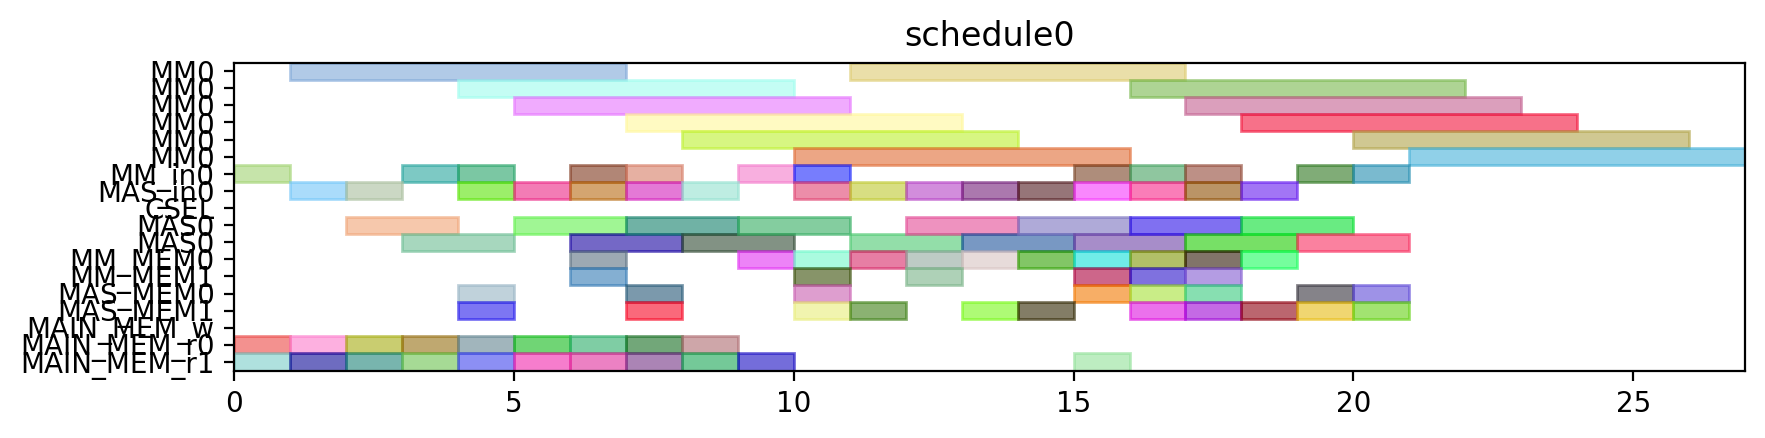

Source code (Python):
from pyschedule import Scenario, solvers, plotters, alt


def solve():
	horizon = 120
	S = Scenario("schedule0", horizon=horizon)

	# resource
	MM = S.Resources('MM', num=1, size=6)
	MM_in = S.Resources('MM_in', num=1)
	MAS_in = S.Resources('MAS_in', num=1)
	CSEL = S.Resource('CSEL')
	MAS = S.Resources('MAS', num=1, size=2, periods=range(1, horizon))
	MM_MEM = S.Resources('MM_MEM', num=2)
	MAS_MEM = S.Resources('MAS_MEM', num=2)
	MAIN_MEM_w = S.Resource('MAIN_MEM_w', size=1)
	MAIN_MEM_r = S.Resources('MAIN_MEM_r', num=2)

	# result of previous scheduling

	# new tasks
	t0 = S.Task('t0', length=6, delay_cost=1)
	t0 += alt(MM)
	t0_in = S.Task('t0_in', length=1, delay_cost=1)
	t0_in += alt(MM_in)
	S += t0_in*MM_in[0]<=t0*MM[0]
	t0_mem0 = S.Task('t0_mem0', length=1, delay_cost=1)
	t0_mem0 += MAIN_MEM_r[0]
	S += t0_mem0 <= t0

	t0_mem1 = S.Task('t0_mem1', length=1, delay_cost=1)
	t0_mem1 += MAIN_MEM_r[1]
	S += t0_mem1 <= t0

	t1 = S.Task('t1', length=6, delay_cost=1)
	t1 += alt(MM)
	t1_in = S.Task('t1_in', length=1, delay_cost=1)
	t1_in += alt(MM_in)
	S += t1_in*MM_in[0]<=t1*MM[0]
	t1_mem0 = S.Task('t1_mem0', length=1, delay_cost=1)
	t1_mem0 += MAIN_MEM_r[0]
	S += t1_mem0 <= t1

	t1_mem1 = S.Task('t1_mem1', length=1, delay_cost=1)
	t1_mem1 += MAIN_MEM_r[1]
	S += t1_mem1 <= t1

	t2 = S.Task('t2', length=6, delay_cost=1)
	t2 += alt(MM)
	t2_in = S.Task('t2_in', length=1, delay_cost=1)
	t2_in += alt(MM_in)
	S += t2_in*MM_in[0]<=t2*MM[0]
	t2_mem0 = S.Task('t2_mem0', length=1, delay_cost=1)
	t2_mem0 += MAIN_MEM_r[0]
	S += t2_mem0 <= t2

	t2_mem1 = S.Task('t2_mem1', length=1, delay_cost=1)
	t2_mem1 += MAIN_MEM_r[1]
	S += t2_mem1 <= t2

	t3 = S.Task('t3', length=2, delay_cost=1)
	t3 += alt(MAS)
	t3_in = S.Task('t3_in', length=1, delay_cost=1)
	t3_in += alt(MAS_in)
	S += t3_in*MAS_in[0]<=t3*MAS[0]

	t3_mem0 = S.Task('t3_mem0', length=1, delay_cost=1)
	t3_mem0 += MAIN_MEM_r[0]
	S += t3_mem0 <= t3

	t3_mem1 = S.Task('t3_mem1', length=1, delay_cost=1)
	t3_mem1 += MAIN_MEM_r[1]
	S += t3_mem1 <= t3

	t4 = S.Task('t4', length=2, delay_cost=1)
	t4 += alt(MAS)
	t4_in = S.Task('t4_in', length=1, delay_cost=1)
	t4_in += alt(MAS_in)
	S += t4_in*MAS_in[0]<=t4*MAS[0]

	t4_mem0 = S.Task('t4_mem0', length=1, delay_cost=1)
	t4_mem0 += MAIN_MEM_r[0]
	S += t4_mem0 <= t4

	t4_mem1 = S.Task('t4_mem1', length=1, delay_cost=1)
	t4_mem1 += MAIN_MEM_r[1]
	S += t4_mem1 <= t4

	t8 = S.Task('t8', length=2, delay_cost=1)
	t8 += alt(MAS)
	t8_in = S.Task('t8_in', length=1, delay_cost=1)
	t8_in += alt(MAS_in)
	S += t8_in*MAS_in[0]<=t8*MAS[0]

	t8_mem0 = S.Task('t8_mem0', length=1, delay_cost=1)
	t8_mem0 += MAIN_MEM_r[0]
	S += t8_mem0 <= t8

	t8_mem1 = S.Task('t8_mem1', length=1, delay_cost=1)
	t8_mem1 += MAIN_MEM_r[1]
	S += t8_mem1 <= t8

	t9 = S.Task('t9', length=2, delay_cost=1)
	t9 += alt(MAS)
	t9_in = S.Task('t9_in', length=1, delay_cost=1)
	t9_in += alt(MAS_in)
	S += t9_in*MAS_in[0]<=t9*MAS[0]

	t9_mem0 = S.Task('t9_mem0', length=1, delay_cost=1)
	t9_mem0 += MAIN_MEM_r[0]
	S += t9_mem0 <= t9

	t9_mem1 = S.Task('t9_mem1', length=1, delay_cost=1)
	t9_mem1 += MAIN_MEM_r[1]
	S += t9_mem1 <= t9

	t13 = S.Task('t13', length=2, delay_cost=1)
	t13 += alt(MAS)
	t13_in = S.Task('t13_in', length=1, delay_cost=1)
	t13_in += alt(MAS_in)
	S += t13_in*MAS_in[0]<=t13*MAS[0]

	t13_mem0 = S.Task('t13_mem0', length=1, delay_cost=1)
	t13_mem0 += MAIN_MEM_r[0]
	S += t13_mem0 <= t13

	t13_mem1 = S.Task('t13_mem1', length=1, delay_cost=1)
	t13_mem1 += MAIN_MEM_r[1]
	S += t13_mem1 <= t13

	t14 = S.Task('t14', length=2, delay_cost=1)
	t14 += alt(MAS)
	t14_in = S.Task('t14_in', length=1, delay_cost=1)
	t14_in += alt(MAS_in)
	S += t14_in*MAS_in[0]<=t14*MAS[0]

	t14_mem0 = S.Task('t14_mem0', length=1, delay_cost=1)
	t14_mem0 += MAIN_MEM_r[0]
	S += t14_mem0 <= t14

	t14_mem1 = S.Task('t14_mem1', length=1, delay_cost=1)
	t14_mem1 += MAIN_MEM_r[1]
	S += t14_mem1 <= t14

	t5 = S.Task('t5', length=6, delay_cost=1)
	t5 += alt(MM)
	t5_in = S.Task('t5_in', length=1, delay_cost=1)
	t5_in += alt(MM_in)
	S += t5_in*MM_in[0]<=t5*MM[0]
	t5_mem0 = S.Task('t5_mem0', length=1, delay_cost=1)
	t5_mem0 += alt(MAS_MEM)
	S += (t3*MAS[0])-1 < t5_mem0*MAS_MEM[0]
	S += t5_mem0 <= t5

	t5_mem1 = S.Task('t5_mem1', length=1, delay_cost=1)
	t5_mem1 += alt(MAS_MEM)
	S += (t4*MAS[0])-1 < t5_mem1*MAS_MEM[1]
	S += t5_mem1 <= t5

	t6 = S.Task('t6', length=2, delay_cost=1)
	t6 += alt(MAS)
	t6_in = S.Task('t6_in', length=1, delay_cost=1)
	t6_in += alt(MAS_in)
	S += t6_in*MAS_in[0]<=t6*MAS[0]

	t6_mem0 = S.Task('t6_mem0', length=1, delay_cost=1)
	t6_mem0 += alt(MM_MEM)
	S += (t0*MM[0])-1 < t6_mem0*MM_MEM[0]
	S += t6_mem0 <= t6

	t6_mem1 = S.Task('t6_mem1', length=1, delay_cost=1)
	t6_mem1 += alt(MM_MEM)
	S += (t1*MM[0])-1 < t6_mem1*MM_MEM[1]
	S += t6_mem1 <= t6

	t10 = S.Task('t10', length=6, delay_cost=1)
	t10 += alt(MM)
	t10_in = S.Task('t10_in', length=1, delay_cost=1)
	t10_in += alt(MM_in)
	S += t10_in*MM_in[0]<=t10*MM[0]
	t10_mem0 = S.Task('t10_mem0', length=1, delay_cost=1)
	t10_mem0 += alt(MAS_MEM)
	S += (t8*MAS[0])-1 < t10_mem0*MAS_MEM[0]
	S += t10_mem0 <= t10

	t10_mem1 = S.Task('t10_mem1', length=1, delay_cost=1)
	t10_mem1 += alt(MAS_MEM)
	S += (t9*MAS[0])-1 < t10_mem1*MAS_MEM[1]
	S += t10_mem1 <= t10

	t11 = S.Task('t11', length=2, delay_cost=1)
	t11 += alt(MAS)
	t11_in = S.Task('t11_in', length=1, delay_cost=1)
	t11_in += alt(MAS_in)
	S += t11_in*MAS_in[0]<=t11*MAS[0]

	t11_mem0 = S.Task('t11_mem0', length=1, delay_cost=1)
	t11_mem0 += alt(MM_MEM)
	S += (t1*MM[0])-1 < t11_mem0*MM_MEM[0]
	S += t11_mem0 <= t11

	t11_mem1 = S.Task('t11_mem1', length=1, delay_cost=1)
	t11_mem1 += alt(MM_MEM)
	S += (t2*MM[0])-1 < t11_mem1*MM_MEM[1]
	S += t11_mem1 <= t11

	t15 = S.Task('t15', length=6, delay_cost=1)
	t15 += alt(MM)
	t15_in = S.Task('t15_in', length=1, delay_cost=1)
	t15_in += alt(MM_in)
	S += t15_in*MM_in[0]<=t15*MM[0]
	t15_mem0 = S.Task('t15_mem0', length=1, delay_cost=1)
	t15_mem0 += alt(MAS_MEM)
	S += (t13*MAS[0])-1 < t15_mem0*MAS_MEM[0]
	S += t15_mem0 <= t15

	t15_mem1 = S.Task('t15_mem1', length=1, delay_cost=1)
	t15_mem1 += alt(MAS_MEM)
	S += (t14*MAS[0])-1 < t15_mem1*MAS_MEM[1]
	S += t15_mem1 <= t15

	t16 = S.Task('t16', length=2, delay_cost=1)
	t16 += alt(MAS)
	t16_in = S.Task('t16_in', length=1, delay_cost=1)
	t16_in += alt(MAS_in)
	S += t16_in*MAS_in[0]<=t16*MAS[0]

	t16_mem0 = S.Task('t16_mem0', length=1, delay_cost=1)
	t16_mem0 += alt(MM_MEM)
	S += (t0*MM[0])-1 < t16_mem0*MM_MEM[0]
	S += t16_mem0 <= t16

	t16_mem1 = S.Task('t16_mem1', length=1, delay_cost=1)
	t16_mem1 += alt(MM_MEM)
	S += (t2*MM[0])-1 < t16_mem1*MM_MEM[1]
	S += t16_mem1 <= t16

	t18 = S.Task('t18', length=2, delay_cost=1)
	t18 += alt(MAS)
	t18_in = S.Task('t18_in', length=1, delay_cost=1)
	t18_in += alt(MAS_in)
	S += t18_in*MAS_in[0]<=t18*MAS[0]

	t18_mem0 = S.Task('t18_mem0', length=1, delay_cost=1)
	t18_mem0 += alt(MM_MEM)
	S += (t0*MM[0])-1 < t18_mem0*MM_MEM[0]
	S += t18_mem0 <= t18

	t18_mem1 = S.Task('t18_mem1', length=1, delay_cost=1)
	t18_mem1 += alt(MM_MEM)
	S += (t0*MM[0])-1 < t18_mem1*MM_MEM[1]
	S += t18_mem1 <= t18

	t20 = S.Task('t20', length=6, delay_cost=1)
	t20 += alt(MM)
	t20_in = S.Task('t20_in', length=1, delay_cost=1)
	t20_in += alt(MM_in)
	S += t20_in*MM_in[0]<=t20*MM[0]
	t20_mem0 = S.Task('t20_mem0', length=1, delay_cost=1)
	t20_mem0 += alt(MM_MEM)
	S += (t2*MM[0])-1 < t20_mem0*MM_MEM[0]
	S += t20_mem0 <= t20

	t20_mem1 = S.Task('t20_mem1', length=1, delay_cost=1)
	t20_mem1 += MAIN_MEM_r[1]
	S += t20_mem1 <= t20

	t7 = S.Task('t7', length=2, delay_cost=1)
	t7 += alt(MAS)
	t7_in = S.Task('t7_in', length=1, delay_cost=1)
	t7_in += alt(MAS_in)
	S += t7_in*MAS_in[0]<=t7*MAS[0]

	t7_mem0 = S.Task('t7_mem0', length=1, delay_cost=1)
	t7_mem0 += alt(MM_MEM)
	S += (t5*MM[0])-1 < t7_mem0*MM_MEM[0]
	S += t7_mem0 <= t7

	t7_mem1 = S.Task('t7_mem1', length=1, delay_cost=1)
	t7_mem1 += alt(MAS_MEM)
	S += (t6*MAS[0])-1 < t7_mem1*MAS_MEM[1]
	S += t7_mem1 <= t7

	t12 = S.Task('t12', length=2, delay_cost=1)
	t12 += alt(MAS)
	t12_in = S.Task('t12_in', length=1, delay_cost=1)
	t12_in += alt(MAS_in)
	S += t12_in*MAS_in[0]<=t12*MAS[0]

	t12_mem0 = S.Task('t12_mem0', length=1, delay_cost=1)
	t12_mem0 += alt(MM_MEM)
	S += (t10*MM[0])-1 < t12_mem0*MM_MEM[0]
	S += t12_mem0 <= t12

	t12_mem1 = S.Task('t12_mem1', length=1, delay_cost=1)
	t12_mem1 += alt(MAS_MEM)
	S += (t11*MAS[0])-1 < t12_mem1*MAS_MEM[1]
	S += t12_mem1 <= t12

	t17 = S.Task('t17', length=2, delay_cost=1)
	t17 += alt(MAS)
	t17_in = S.Task('t17_in', length=1, delay_cost=1)
	t17_in += alt(MAS_in)
	S += t17_in*MAS_in[0]<=t17*MAS[0]

	t17_mem0 = S.Task('t17_mem0', length=1, delay_cost=1)
	t17_mem0 += alt(MM_MEM)
	S += (t15*MM[0])-1 < t17_mem0*MM_MEM[0]
	S += t17_mem0 <= t17

	t17_mem1 = S.Task('t17_mem1', length=1, delay_cost=1)
	t17_mem1 += alt(MAS_MEM)
	S += (t16*MAS[0])-1 < t17_mem1*MAS_MEM[1]
	S += t17_mem1 <= t17

	t19 = S.Task('t19', length=2, delay_cost=1)
	t19 += alt(MAS)
	t19_in = S.Task('t19_in', length=1, delay_cost=1)
	t19_in += alt(MAS_in)
	S += t19_in*MAS_in[0]<=t19*MAS[0]

	t19_mem0 = S.Task('t19_mem0', length=1, delay_cost=1)
	t19_mem0 += alt(MM_MEM)
	S += (t0*MM[0])-1 < t19_mem0*MM_MEM[0]
	S += t19_mem0 <= t19

	t19_mem1 = S.Task('t19_mem1', length=1, delay_cost=1)
	t19_mem1 += alt(MAS_MEM)
	S += (t18*MAS[0])-1 < t19_mem1*MAS_MEM[1]
	S += t19_mem1 <= t19

	t21 = S.Task('t21', length=2, delay_cost=1)
	t21 += alt(MAS)
	t21_in = S.Task('t21_in', length=1, delay_cost=1)
	t21_in += alt(MAS_in)
	S += t21_in*MAS_in[0]<=t21*MAS[0]

	t21_mem0 = S.Task('t21_mem0', length=1, delay_cost=1)
	t21_mem0 += alt(MM_MEM)
	S += (t1*MM[0])-1 < t21_mem0*MM_MEM[0]
	S += t21_mem0 <= t21

	t21_mem1 = S.Task('t21_mem1', length=1, delay_cost=1)
	t21_mem1 += alt(MM_MEM)
	S += (t20*MM[0])-1 < t21_mem1*MM_MEM[1]
	S += t21_mem1 <= t21

	t22 = S.Task('t22', length=2, delay_cost=1)
	t22 += alt(MAS)
	t22_in = S.Task('t22_in', length=1, delay_cost=1)
	t22_in += alt(MAS_in)
	S += t22_in*MAS_in[0]<=t22*MAS[0]

	t22_mem0 = S.Task('t22_mem0', length=1, delay_cost=1)
	t22_mem0 += alt(MM_MEM)
	S += (t1*MM[0])-1 < t22_mem0*MM_MEM[0]
	S += t22_mem0 <= t22

	t22_mem1 = S.Task('t22_mem1', length=1, delay_cost=1)
	t22_mem1 += alt(MM_MEM)
	S += (t20*MM[0])-1 < t22_mem1*MM_MEM[1]
	S += t22_mem1 <= t22

	t23 = S.Task('t23', length=6, delay_cost=1)
	t23 += alt(MM)
	t23_in = S.Task('t23_in', length=1, delay_cost=1)
	t23_in += alt(MM_in)
	S += t23_in*MM_in[0]<=t23*MM[0]
	t23_mem0 = S.Task('t23_mem0', length=1, delay_cost=1)
	t23_mem0 += alt(MAS_MEM)
	S += (t17*MAS[0])-1 < t23_mem0*MAS_MEM[0]
	S += t23_mem0 <= t23

	t23_mem1 = S.Task('t23_mem1', length=1, delay_cost=1)
	t23_mem1 += MAIN_MEM_r[1]
	S += t23_mem1 <= t23

	t25 = S.Task('t25', length=6, delay_cost=1)
	t25 += alt(MM)
	t25_in = S.Task('t25_in', length=1, delay_cost=1)
	t25_in += alt(MM_in)
	S += t25_in*MM_in[0]<=t25*MM[0]
	t25_mem0 = S.Task('t25_mem0', length=1, delay_cost=1)
	t25_mem0 += alt(MAS_MEM)
	S += (t7*MAS[0])-1 < t25_mem0*MAS_MEM[0]
	S += t25_mem0 <= t25

	t25_mem1 = S.Task('t25_mem1', length=1, delay_cost=1)
	t25_mem1 += alt(MAS_MEM)
	S += (t22*MAS[0])-1 < t25_mem1*MAS_MEM[1]
	S += t25_mem1 <= t25

	t27 = S.Task('t27', length=6, delay_cost=1)
	t27 += alt(MM)
	t27_in = S.Task('t27_in', length=1, delay_cost=1)
	t27_in += alt(MM_in)
	S += t27_in*MM_in[0]<=t27*MM[0]
	t27_mem0 = S.Task('t27_mem0', length=1, delay_cost=1)
	t27_mem0 += alt(MAS_MEM)
	S += (t22*MAS[0])-1 < t27_mem0*MAS_MEM[0]
	S += t27_mem0 <= t27

	t27_mem1 = S.Task('t27_mem1', length=1, delay_cost=1)
	t27_mem1 += alt(MAS_MEM)
	S += (t21*MAS[0])-1 < t27_mem1*MAS_MEM[1]
	S += t27_mem1 <= t27

	t28 = S.Task('t28', length=6, delay_cost=1)
	t28 += alt(MM)
	t28_in = S.Task('t28_in', length=1, delay_cost=1)
	t28_in += alt(MM_in)
	S += t28_in*MM_in[0]<=t28*MM[0]
	t28_mem0 = S.Task('t28_mem0', length=1, delay_cost=1)
	t28_mem0 += alt(MAS_MEM)
	S += (t19*MAS[0])-1 < t28_mem0*MAS_MEM[0]
	S += t28_mem0 <= t28

	t28_mem1 = S.Task('t28_mem1', length=1, delay_cost=1)
	t28_mem1 += alt(MAS_MEM)
	S += (t7*MAS[0])-1 < t28_mem1*MAS_MEM[1]
	S += t28_mem1 <= t28

	t29 = S.Task('t29', length=6, delay_cost=1)
	t29 += alt(MM)
	t29_in = S.Task('t29_in', length=1, delay_cost=1)
	t29_in += alt(MM_in)
	S += t29_in*MM_in[0]<=t29*MM[0]
	t29_mem0 = S.Task('t29_mem0', length=1, delay_cost=1)
	t29_mem0 += alt(MAS_MEM)
	S += (t21*MAS[0])-1 < t29_mem0*MAS_MEM[0]
	S += t29_mem0 <= t29

	t29_mem1 = S.Task('t29_mem1', length=1, delay_cost=1)
	t29_mem1 += alt(MAS_MEM)
	S += (t12*MAS[0])-1 < t29_mem1*MAS_MEM[1]
	S += t29_mem1 <= t29

	solvers.mip.solve(S,msg=1,kind='CPLEX',ratio_gap=1.01)

	solution = [['hoge']*len(S.solution()[1]) for i in range(len(S.solution()))]
	for i in range(len(S.solution())):
		for j in range(len(S.solution()[i])):
			solution[i][j]=str(S.solution()[i][j])
	print(solution)

	cycles = int(solution[-1][3])

	pic_file_name = "/mnt/rose/usr1/fukuda/ABE/multiRAM_multiMAS_16mux/scheduling_result/stage6MM1_stage2MAS1/EP_ADD_A_0/schedule0.png"
	if(S.solution() != []):
		plotters.matplotlib.plot(S,img_filename=pic_file_name, show_task_labels=False, fig_size=(cycles*0.25+3, 2))

	return solution
